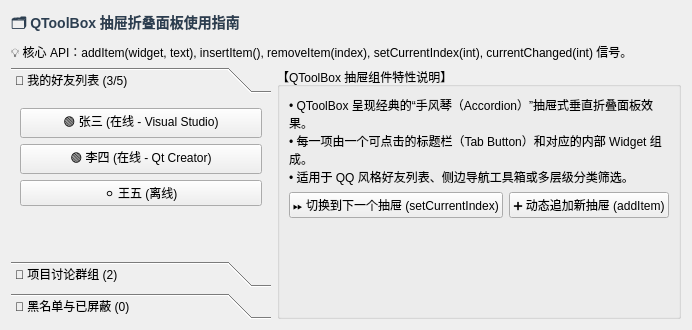
<?xml version="1.0" encoding="UTF-8"?>
<ui version="4.0">
 <class>PageToolBox</class>
 <widget class="QWidget" name="PageToolBox">
  <layout class="QVBoxLayout" name="vboxRoot">
   <item>
    <widget class="QLabel" name="labelTitle">
     <property name="styleSheet">
      <string notr="true">font-size: 14px; font-weight: bold; color: #2c3e50;</string>
     </property>
     <property name="text">
      <string>🗂️ QToolBox 抽屉折叠面板使用指南</string>
     </property>
    </widget>
   </item>
   <item>
    <widget class="QLabel" name="labelNotes">
     <property name="text">
      <string>💡 核心 API：addItem(widget, text), insertItem(), removeItem(index), setCurrentIndex(int), currentChanged(int) 信号。</string>
     </property>
    </widget>
   </item>
   <item>
    <layout class="QHBoxLayout" name="hlayoutToolboxContainer">
     <item>
      <widget class="QToolBox" name="toolBoxDemo">
       <property name="minimumSize">
        <size>
         <width>260</width>
         <height>0</height>
        </size>
       </property>
       <property name="currentIndex">
        <number>0</number>
       </property>
       <widget class="QWidget" name="pageFriends">
        <attribute name="label">
         <string>👥 我的好友列表 (3/5)</string>
        </attribute>
        <layout class="QVBoxLayout" name="vboxFriends">
         <item>
          <widget class="QPushButton" name="btnFriend1">
           <property name="text">
            <string>🟢 张三 (在线 - Visual Studio)</string>
           </property>
          </widget>
         </item>
         <item>
          <widget class="QPushButton" name="btnFriend2">
           <property name="text">
            <string>🟢 李四 (在线 - Qt Creator)</string>
           </property>
          </widget>
         </item>
         <item>
          <widget class="QPushButton" name="btnFriend3">
           <property name="text">
            <string>⚪ 王五 (离线)</string>
           </property>
          </widget>
         </item>
         <item>
          <spacer name="spacerFriends">
           <property name="orientation">
            <enum>Qt::Vertical</enum>
           </property>
           <property name="sizeHint" stdset="0">
            <size>
             <width>20</width>
             <height>40</height>
            </size>
           </property>
          </spacer>
         </item>
        </layout>
       </widget>
       <widget class="QWidget" name="pageGroups">
        <attribute name="label">
         <string>🏢 项目讨论群组 (2)</string>
        </attribute>
        <layout class="QVBoxLayout" name="vboxGroups">
         <item>
          <widget class="QPushButton" name="btnGroup1">
           <property name="text">
            <string>💬 C++ / Qt 核心技术架构组</string>
           </property>
          </widget>
         </item>
         <item>
          <widget class="QPushButton" name="btnGroup2">
           <property name="text">
            <string>💬 UI / UX 交互设计规范组</string>
           </property>
          </widget>
         </item>
         <item>
          <spacer name="spacerGroups">
           <property name="orientation">
            <enum>Qt::Vertical</enum>
           </property>
           <property name="sizeHint" stdset="0">
            <size>
             <width>20</width>
             <height>40</height>
            </size>
           </property>
          </spacer>
         </item>
        </layout>
       </widget>
       <widget class="QWidget" name="pageBlacklist">
        <attribute name="label">
         <string>🚫 黑名单与已屏蔽 (0)</string>
        </attribute>
        <layout class="QVBoxLayout" name="vboxBlack">
         <item>
          <widget class="QLabel" name="labelEmptyBlack">
           <property name="text">
            <string>（暂无已屏蔽联系人）</string>
           </property>
          </widget>
         </item>
         <item>
          <spacer name="spacerBlack">
           <property name="orientation">
            <enum>Qt::Vertical</enum>
           </property>
           <property name="sizeHint" stdset="0">
            <size>
             <width>20</width>
             <height>40</height>
            </size>
           </property>
          </spacer>
         </item>
        </layout>
       </widget>
      </widget>
     </item>
     <item>
      <widget class="QGroupBox" name="groupToolboxInfo">
       <property name="title">
        <string>【QToolBox 抽屉组件特性说明】</string>
       </property>
       <layout class="QVBoxLayout" name="vboxToolboxInfo">
        <item>
         <widget class="QLabel" name="labelToolboxDesc">
          <property name="text">
           <string>• QToolBox 呈现经典的“手风琴（Accordion）”抽屉式垂直折叠面板效果。
• 每一项由一个可点击的标题栏（Tab Button）和对应的内部 Widget 组成。
• 适用于 QQ 风格好友列表、侧边导航工具箱或多层级分类筛选。</string>
          </property>
          <property name="wordWrap">
           <bool>true</bool>
          </property>
         </widget>
        </item>
        <item>
         <layout class="QHBoxLayout" name="hlayoutToolboxActions">
          <item>
           <widget class="QPushButton" name="btnSwitchNextDrawer">
            <property name="text">
             <string>⏩ 切换到下一个抽屉 (setCurrentIndex)</string>
            </property>
           </widget>
          </item>
          <item>
           <widget class="QPushButton" name="btnAddDrawer">
            <property name="text">
             <string>➕ 动态追加新抽屉 (addItem)</string>
            </property>
           </widget>
          </item>
         </layout>
        </item>
        <item>
         <spacer name="spacerToolboxInfo">
          <property name="orientation">
           <enum>Qt::Vertical</enum>
          </property>
          <property name="sizeHint" stdset="0">
           <size>
            <width>20</width>
            <height>40</height>
           </size>
          </property>
         </spacer>
        </item>
       </layout>
      </widget>
     </item>
    </layout>
   </item>
  </layout>
 </widget>
 <resources/>
 <connections/>
</ui>
